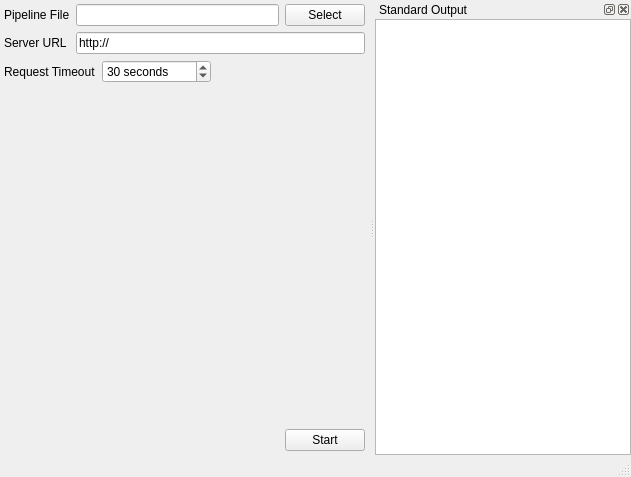
<?xml version="1.0" encoding="UTF-8"?>
<ui version="4.0">
 <class>SIMPLRestClient_UI</class>
 <widget class="QMainWindow" name="SIMPLRestClient_UI">
  <property name="geometry">
   <rect>
    <x>0</x>
    <y>0</y>
    <width>631</width>
    <height>477</height>
   </rect>
  </property>
  <property name="windowTitle">
   <string>SIMPL Rest Client</string>
  </property>
  <widget class="QWidget" name="centralwidget">
   <layout class="QGridLayout" name="gridLayout">
    <property name="leftMargin">
     <number>4</number>
    </property>
    <property name="topMargin">
     <number>4</number>
    </property>
    <property name="rightMargin">
     <number>4</number>
    </property>
    <property name="bottomMargin">
     <number>4</number>
    </property>
    <item row="1" column="1" colspan="2">
     <widget class="QLineEdit" name="serverURL_LE">
      <property name="text">
       <string>http://</string>
      </property>
      <property name="placeholderText">
       <string>http://XX.X.X.XXX:[PORT]/</string>
      </property>
     </widget>
    </item>
    <item row="4" column="0" colspan="3">
     <layout class="QHBoxLayout" name="horizontalLayout">
      <item>
       <spacer name="horizontalSpacer">
        <property name="orientation">
         <enum>Qt::Horizontal</enum>
        </property>
        <property name="sizeHint" stdset="0">
         <size>
          <width>40</width>
          <height>20</height>
         </size>
        </property>
       </spacer>
      </item>
      <item>
       <widget class="QPushButton" name="start_Btn">
        <property name="text">
         <string>Start</string>
        </property>
       </widget>
      </item>
     </layout>
    </item>
    <item row="0" column="1">
     <widget class="QLineEdit" name="pipelineFilePath_LE"/>
    </item>
    <item row="1" column="0">
     <widget class="QLabel" name="label_2">
      <property name="text">
       <string>Server URL</string>
      </property>
     </widget>
    </item>
    <item row="0" column="0">
     <widget class="QLabel" name="label">
      <property name="text">
       <string>Pipeline File</string>
      </property>
     </widget>
    </item>
    <item row="0" column="2">
     <widget class="QPushButton" name="pipelinePathSelect_Btn">
      <property name="text">
       <string>Select</string>
      </property>
     </widget>
    </item>
    <item row="3" column="1">
     <spacer name="verticalSpacer">
      <property name="orientation">
       <enum>Qt::Vertical</enum>
      </property>
      <property name="sizeHint" stdset="0">
       <size>
        <width>20</width>
        <height>40</height>
       </size>
      </property>
     </spacer>
    </item>
    <item row="2" column="0" colspan="3">
     <layout class="QHBoxLayout" name="horizontalLayout_2">
      <property name="bottomMargin">
       <number>0</number>
      </property>
      <item>
       <widget class="QLabel" name="label_3">
        <property name="text">
         <string>Request Timeout</string>
        </property>
       </widget>
      </item>
      <item>
       <widget class="QSpinBox" name="requestTimeoutSB">
        <property name="suffix">
         <string> seconds</string>
        </property>
        <property name="minimum">
         <number>1</number>
        </property>
        <property name="maximum">
         <number>10000</number>
        </property>
        <property name="value">
         <number>30</number>
        </property>
       </widget>
      </item>
      <item>
       <spacer name="horizontalSpacer_2">
        <property name="orientation">
         <enum>Qt::Horizontal</enum>
        </property>
        <property name="sizeHint" stdset="0">
         <size>
          <width>40</width>
          <height>20</height>
         </size>
        </property>
       </spacer>
      </item>
     </layout>
    </item>
   </layout>
  </widget>
  <widget class="QMenuBar" name="menubar">
   <property name="geometry">
    <rect>
     <x>0</x>
     <y>0</y>
     <width>631</width>
     <height>22</height>
    </rect>
   </property>
  </widget>
  <widget class="QStatusBar" name="statusbar"/>
  <widget class="QDockWidget" name="dockWidget">
   <property name="windowTitle">
    <string>Standard Output</string>
   </property>
   <attribute name="dockWidgetArea">
    <number>2</number>
   </attribute>
   <widget class="QWidget" name="dockWidgetContents">
    <layout class="QGridLayout" name="gridLayout_2">
     <property name="leftMargin">
      <number>0</number>
     </property>
     <property name="topMargin">
      <number>0</number>
     </property>
     <property name="rightMargin">
      <number>0</number>
     </property>
     <property name="bottomMargin">
      <number>0</number>
     </property>
     <item row="0" column="0">
      <widget class="QTextEdit" name="outputTE">
       <property name="documentTitle">
        <string/>
       </property>
       <property name="readOnly">
        <bool>true</bool>
       </property>
      </widget>
     </item>
    </layout>
   </widget>
  </widget>
 </widget>
 <resources/>
 <connections/>
</ui>
